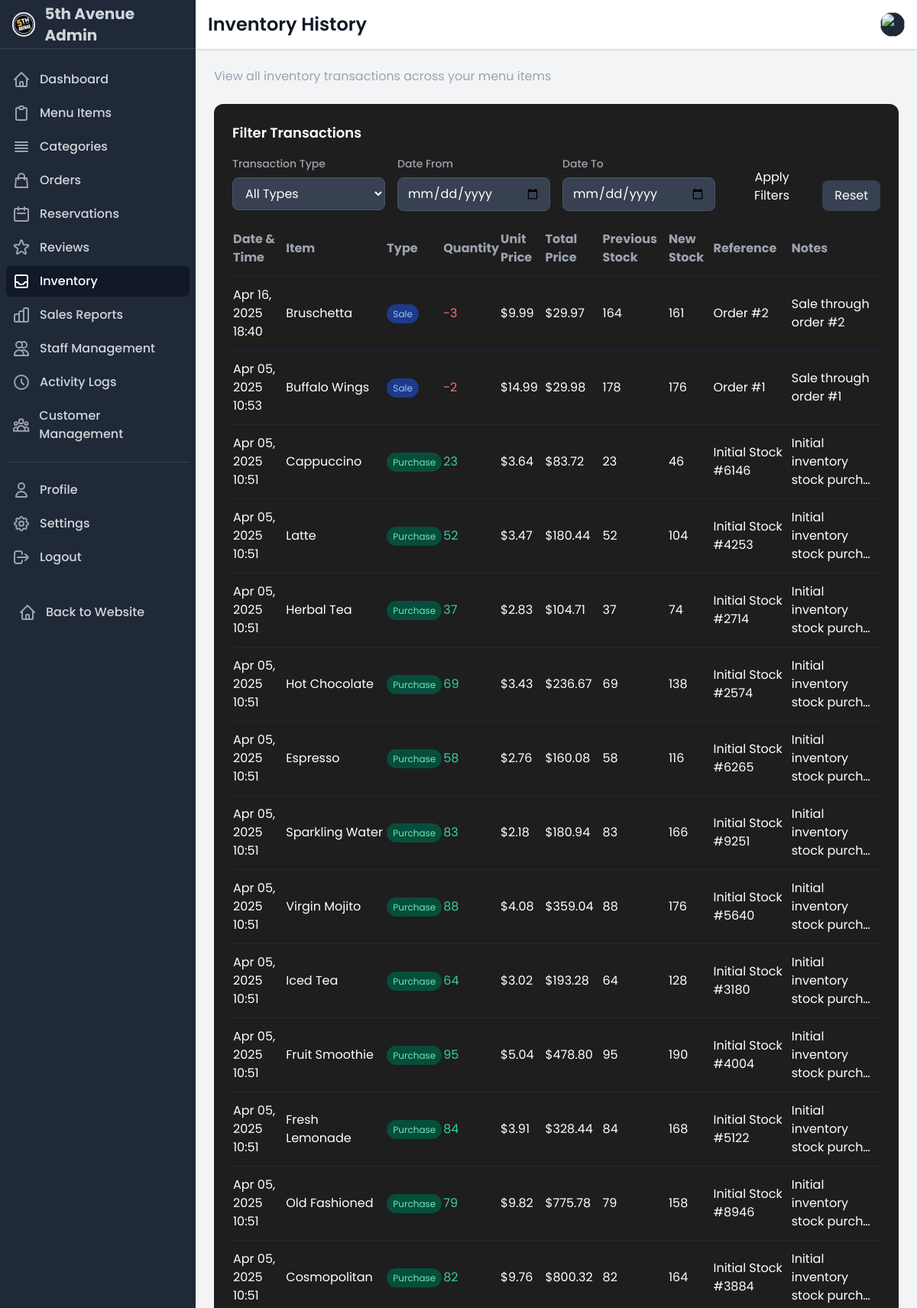
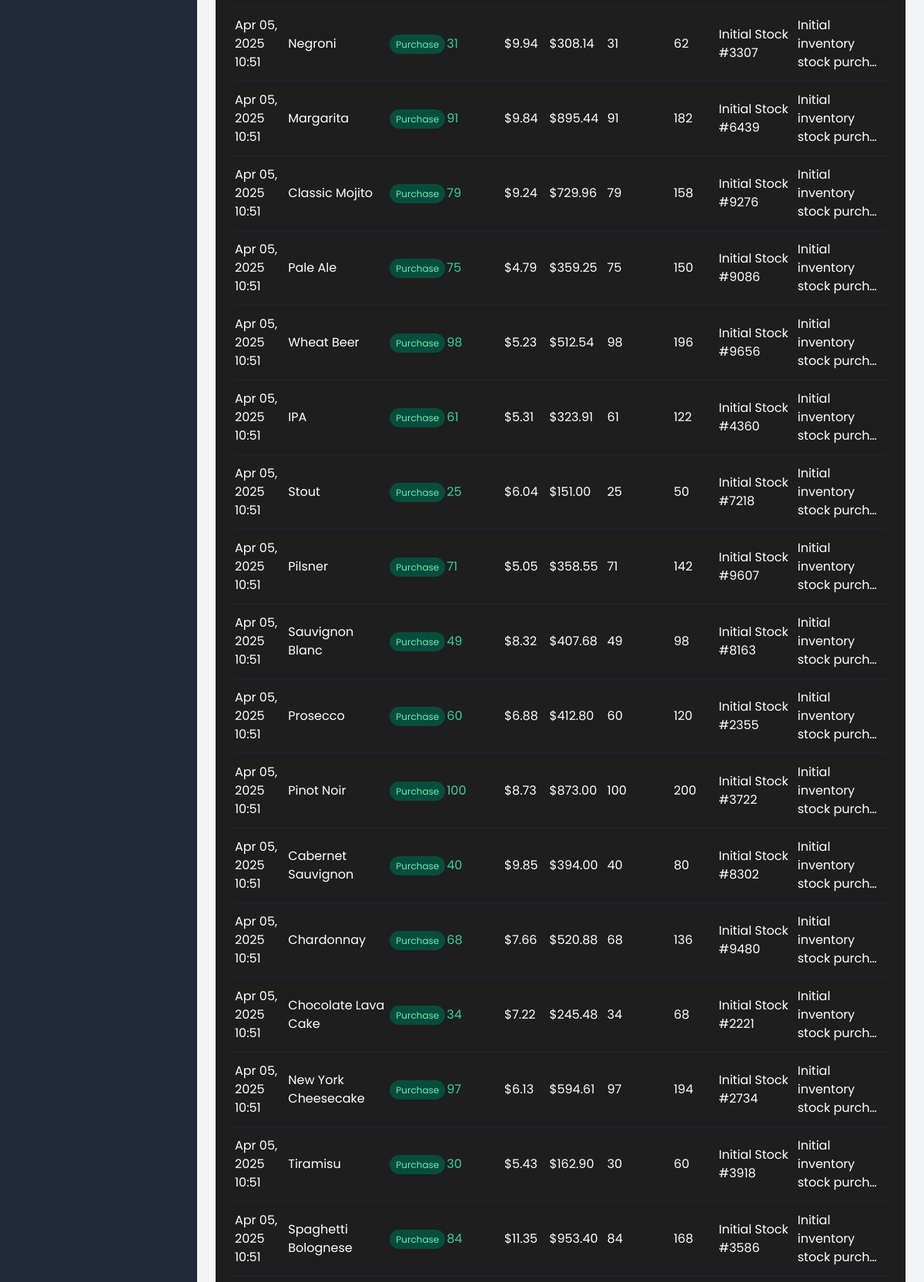
Screenshot of /dashboard/inventory/history/ (signed in, upper part) with the database file from the repository (2 pictures, top to bottom).
### ecommerce/models.py (models this page shows, shortened)
class InventoryTransaction(models.Model):
    TRANSACTION_TYPES = [
        ('PURCHASE', 'Purchase'),
        ('SALE', 'Sale'),
        ('ADJUSTMENT', 'Adjustment'),
        ('RETURN', 'Return'),
        ('WASTE', 'Waste/Loss'),
        ('INITIAL', 'Initial Stock')
    ]
    menu_item = models.ForeignKey(MenuItem, on_delete=models.CASCADE, related_name='inventory_transactions')
    transaction_type = models.CharField(max_length=20, choices=TRANSACTION_TYPES)
    quantity = models.IntegerField(help_text='Positive for additions, negative for reductions')
    unit_price = models.DecimalField(max_digits=10, decimal_places=2, null=True, blank=True)
    total_price = models.DecimalField(max_digits=10, decimal_places=2, null=True, blank=True)
    reference = models.CharField(max_length=100, blank=True, help_text='Order number, invoice number, etc.')
    notes = models.TextField(blank=True)
    created_by = models.ForeignKey(User, on_delete=models.SET_NULL, null=True, blank=True)
    created_at = models.DateTimeField(auto_now_add=True)
    previous_stock = models.PositiveIntegerField(default=0)
    new_stock = models.PositiveIntegerField(default=0)
    class Meta:
        ordering = ['-created_at']

class MenuItem(models.Model):
    category = models.ForeignKey(Category, on_delete=models.SET_NULL, related_name='menu_items', null=True, blank=True)
    name = models.CharField(max_length=100)
    description = models.TextField()
    price = models.DecimalField(max_digits=10, decimal_places=2)
    image = models.ImageField(upload_to='menu_items/')
    is_available = models.BooleanField(default=True)
    is_featured = models.BooleanField(default=False)
    is_vegetarian = models.BooleanField(default=False)
    spice_level = models.PositiveSmallIntegerField(
        validators=[MinValueValidator(0), MaxValueValidator(5)],
        default=0
    )
    current_stock = models.PositiveIntegerField(default=0)
    stock_alert_threshold = models.PositiveIntegerField(default=10)
    cost_price = models.DecimalField(max_digits=10, decimal_places=2, default=0)
    created_at = models.DateTimeField(auto_now_add=True)
    updated_at = models.DateTimeField(auto_now=True)
    class Meta:
        ordering = ['category', 'name']

### ecommerce/inventory.py (the view)
# urls.py: path('dashboard/inventory/history/', inventory_history, name='inventory_history'),
@login_required
def inventory_history(request, item_id=None):
    transaction_type = request.GET.get('transaction_type')
    date_from = request.GET.get('date_from')
    date_to = request.GET.get('date_to')
    transactions = InventoryTransaction.objects.select_related('menu_item', 'created_by')
    if item_id:
        menu_item = get_object_or_404(MenuItem, id=item_id)
        transactions = transactions.filter(menu_item=menu_item)
    if transaction_type:
        transactions = transactions.filter(transaction_type=transaction_type)
    if date_from:
        transactions = transactions.filter(created_at__date__gte=date_from)
    if date_to:
        transactions = transactions.filter(created_at__date__lte=date_to)
    transactions = transactions.order_by('-created_at')
    context = {
        'transactions': transactions,
        'menu_item': menu_item if item_id else None,
        'transaction_types': InventoryTransaction.TRANSACTION_TYPES,
        'transaction_type': transaction_type,
        'date_from': date_from,
        'date_to': date_to,
        'active_section': 'inventory'
    }
    return render(request, 'accounts/inventory_history.html', context)

### ecommerce/context_processors.py (called while the page is built)
def cart_processor(request):
    return {
        'cart_count': get_cart_count(request)
    }

### ecommerce/views.py (called while the page is built)
def get_cart_count(request):
    if request.user.is_authenticated:
        try:
            cart = Cart.objects.get(user=request.user)
            return sum(item.quantity for item in cart.cart_items.all())
        except Cart.DoesNotExist:
            return 0
    else:
        cart = request.session.get('cart', {})
        return sum(cart.values())

### templates/accounts/inventory_history.html (shortened to what this page needs)
{% extends 'accounts/dashboard_base.html' %}
{% load math_filters %}
{% block page_title %}
    {% if menu_item %}
        Inventory History: {{ menu_item.name }}
    {% else %}
        Inventory History
    {% endif %}
{% endblock page_title %}
{% block page_subtitle %}
    {% if menu_item %}
        View all inventory transactions for {{ menu_item.name }}
    {% else %}
        View all inventory transactions across your menu items
    {% endif %}
{% endblock page_subtitle %}
{% block content %}
<div class="space-y-8">
    <div class="card p-6">
        <div class="mb-6">
            <h3 class="text-lg font-semibold mb-4">Filter Transactions</h3>
            <form method="GET" class="grid grid-cols-1 md:grid-cols-4 gap-4">
                <div>
                    <label for="transaction_type" class="block text-sm font-medium text-gray-400 mb-2">Transaction Type</label>
                    <select name="transaction_type" id="transaction_type"
                           class="w-full px-3 py-2 bg-gray-700 border border-gray-600 rounded-lg focus:outline-none focus:border-food-gold">
                        <option value="">All Types</option>
                    </select>
                </div>
                <div>
                    <label for="date_from" class="block text-sm font-medium text-gray-400 mb-2">Date From</label>
                    <input type="date" name="date_from" id="date_from" value="{{ date_from }}"
                           class="w-full px-3 py-2 bg-gray-700 border border-gray-600 rounded-lg focus:outline-none focus:border-food-gold">
                </div>
                <div>
                    <label for="date_to" class="block text-sm font-medium text-gray-400 mb-2">Date To</label>
                    <input type="date" name="date_to" id="date_to" value="{{ date_to }}"
                           class="w-full px-3 py-2 bg-gray-700 border border-gray-600 rounded-lg focus:outline-none focus:border-food-gold">
                </div>
                <div class="flex items-end">
                    <button type="submit" class="px-4 py-2 bg-food-gold hover:bg-food-gold-light text-white rounded-lg transition duration-200">
                        Apply Filters
                    </button>
                    <a href="{% if menu_item %}{% url 'item_inventory_history' menu_item.id %}{% else %}{% url 'inventory_history' %}{% endif %}" class="ml-2 px-4 py-2 bg-gray-700 hover:bg-gray-600 text-white rounded-lg transition duration-200">
                        Reset
                    </a>
                </div>
            </form>
        </div>
        <div class="overflow-x-auto">
            <table class="w-full">
                <thead>
                    <tr class="text-left text-gray-400 border-b border-gray-800">
                        <th class="pb-3">Date & Time</th>
                        {% if not menu_item %}<th class="pb-3">Item</th>{% endif %}
                        <th class="pb-3">Type</th>
                        <th class="pb-3">Quantity</th>
                        <th class="pb-3">Unit Price</th>
                        <th class="pb-3">Total Price</th>
                        <th class="pb-3">Previous Stock</th>
                        <th class="pb-3">New Stock</th>
                        <th class="pb-3">Reference</th>
                        <th class="pb-3">Notes</th>
                    </tr>
                </thead>
                <tbody>
                    {% for transaction in transactions %}
                    <tr class="border-b border-gray-800">
                        <td class="py-3">{{ transaction.created_at|date:"M d, Y H:i" }}</td>
                        {% if not menu_item %}
                        <td class="py-3">
                            <a href="{% url 'item_inventory_history' transaction.menu_item.id %}" class="text-food-gold hover:text-food-gold-light">
                                {{ transaction.menu_item.name }}
                            </a>
                        </td>
                        {% endif %}
                        <td class="py-3">
                            {% if transaction.transaction_type == 'PURCHASE' %}
                            <span class="bg-green-900 text-green-300 text-xs px-2 py-1 rounded-full">Purchase</span>
                            {% elif transaction.transaction_type == 'SALE' %}
                            <span class="bg-blue-900 text-blue-300 text-xs px-2 py-1 rounded-full">Sale</span>
                            {% elif transaction.transaction_type == 'ADJUSTMENT' %}
                            <span class="bg-purple-900 text-purple-300 text-xs px-2 py-1 rounded-full">Adjustment</span>
                            {% elif transaction.transaction_type == 'WASTE' %}
                            <span class="bg-red-900 text-red-300 text-xs px-2 py-1 rounded-full">Waste</span>
                            {% elif transaction.transaction_type == 'RETURN' %}
                            <span class="bg-yellow-900 text-yellow-300 text-xs px-2 py-1 rounded-full">Return</span>
                            {% else %}
                            <span class="bg-gray-700 text-gray-300 text-xs px-2 py-1 rounded-full">{{ transaction.transaction_type }}</span>
                            {% endif %}
                        </td>
                        <td class="py-3 {% if transaction.quantity < 0 %}text-red-400{% else %}text-green-400{% endif %}">
                            {{ transaction.quantity }}
                        </td>
                        <td class="py-3">{% if transaction.unit_price %}${{ transaction.unit_price }}{% else %}-{% endif %}</td>
                        <td class="py-3">{% if transaction.total_price %}${{ transaction.total_price }}{% else %}-{% endif %}</td>
                        <td class="py-3">{{ transaction.previous_stock }}</td>
                        <td class="py-3">{{ transaction.new_stock }}</td>
                        <td class="py-3">{{ transaction.reference|default:"-" }}</td>
                        <td class="py-3">{{ transaction.notes|default:"-"|truncatechars:30 }}</td>
                    </tr>
                    {% empty %}
                    <tr>
                        <td colspan="{% if menu_item %}9{% else %}10{% endif %}" class="py-4 text-center text-gray-500">No transactions found</td>
                    </tr>
                    {% endfor %}
                </tbody>
            </table>
        </div>
    </div>
</div>
{% endblock content %}

### templates/accounts/dashboard_base.html (style rules this page uses)
:root { --food-gold: #FFB800; --food-red: #E63946; --food-black: #1A1A1A; --sidebar-width: 260px; }
body { font-family: 'Poppins', sans-serif; background-color: #121212; color: white; }
.card { background-color: #1E1E1E; border-radius: 12px; transition: all 0.3s; }

### rows the page displays
InventoryTransaction: transaction_type "Sale"
InventoryTransaction: transaction_type "Sale"
InventoryTransaction: transaction_type "Purchase"
InventoryTransaction: transaction_type "Purchase"
InventoryTransaction: transaction_type "Purchase"
InventoryTransaction: transaction_type "Purchase"
InventoryTransaction: transaction_type "Purchase"
InventoryTransaction: transaction_type "Purchase"
InventoryTransaction: transaction_type "Purchase"
InventoryTransaction: transaction_type "Purchase"
InventoryTransaction: transaction_type "Purchase"
InventoryTransaction: transaction_type "Purchase"
InventoryTransaction: transaction_type "Purchase"
InventoryTransaction: transaction_type "Purchase"
InventoryTransaction: transaction_type "Purchase"
InventoryTransaction: transaction_type "Purchase"
InventoryTransaction: transaction_type "Purchase"
InventoryTransaction: transaction_type "Purchase"
InventoryTransaction: transaction_type "Purchase"
InventoryTransaction: transaction_type "Purchase"
InventoryTransaction: transaction_type "Purchase"
InventoryTransaction: transaction_type "Purchase"
InventoryTransaction: transaction_type "Purchase"
InventoryTransaction: transaction_type "Purchase"
InventoryTransaction: transaction_type "Purchase"
InventoryTransaction: transaction_type "Purchase"
InventoryTransaction: transaction_type "Purchase"
InventoryTransaction: transaction_type "Purchase"
InventoryTransaction: transaction_type "Purchase"
InventoryTransaction: transaction_type "Purchase"
InventoryTransaction: transaction_type "Purchase"
